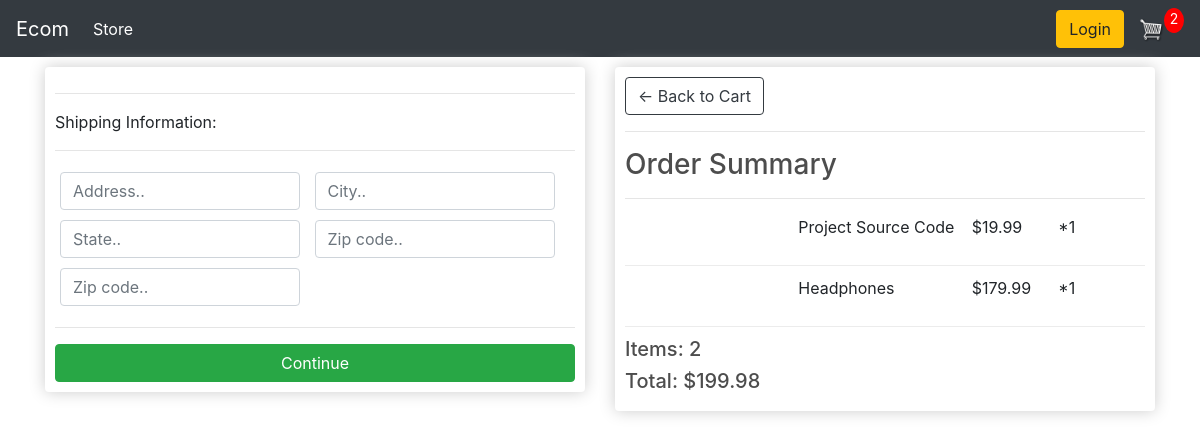
Screenshot of /checkout/ (signed in) with the database file from the repository.
### store/models.py (models this page shows, shortened)
class OrderItem(models.Model):
    product = models.ForeignKey(Product, on_delete=models.SET_NULL, null=True)
    order = models.ForeignKey(Order, on_delete=models.SET_NULL,null=True)
    quantity = models.IntegerField(default=0, null=True,blank=True)
    date_added = models.DateTimeField(auto_now_add=True)
    @property
    def get_total(self):
        total = self.product.price * self.quantity
        return total

class Product(models.Model):
    name = models.CharField(max_length=200, null=True)
    price = models.DecimalField(max_digits=7,decimal_places=2)
    digital = models.BooleanField(default=False, null=True,blank=False)
    image = CloudinaryField('image', default='image')
    @property
    def imageURL(self):
        try:
            url = self.image.url
        except:
            url = ''
        return url

class Order(models.Model):
    customer = models.ForeignKey(Customer, on_delete=models.SET_NULL,null=True, blank=True)
    date_ordered = models.DateTimeField(auto_now_add=True)
    complete = models.BooleanField(default=False,null=True,blank=False)
    transaction_id = models.CharField(max_length=100,null=True)
    @property
    def get_cart_total(self):
        orderitems = self.orderitem_set.all()
        total = sum([item.get_total for item in orderitems])
        return total
    @property
    def get_cart_items(self):
      orderitems = self.orderitem_set.all()
      total = sum([item.quantity for item in orderitems])
      return total
    @property
    def shipping(self):
        shipping = False
        orderitems = self.orderitem_set.all()
        for i in orderitems:
            if i.product.digital == False:
                shipping = True
        return shipping

### store/views.py (the view)
# urls.py: path('checkout/', views.checkout, name = "checkout"),
def checkout(request):
    data = cartData(request)
    cartItems = data['cartItems']
    order = data['order']
    items = data['items']
    context = {'items':items, 'order':order,'cartItems': cartItems,'shipping':False}
    return render(request,'store/checkout.html',context )

### store/utils.py (called while the page is built)
def cartData(request):
    if request.user.is_authenticated:
        customer = request.user.customer
        order, created = Order.objects.get_or_create(customer=customer,complete=False)
        items = order.orderitem_set.all()
        cartItems = order.get_cart_items
    else:
        cookieData = cookieCart(request)
        cartItems = cookieData['cartItems']
        order = cookieData['order']
        items = cookieData['items']
    return {'cartItems':cartItems ,'order':order, 'items':items}

### store/templates/store/checkout.html (shortened to what this page needs)
{% extends 'store/main.html'%}
{% load static %}
{% block content %}
    <div class="row">
        <div class="col-lg-6">
            <div class="box-element" id="form-wrapper">
                <form id="form">
                    <div id="shipping-info">
                        <hr>
						<p>Shipping Information:</p>
						<hr>
						<div class="form-field">
							<input class="form-control" type="text" name="address" placeholder="Address..">
						</div>
						<div class="form-field">
							<input class="form-control" type="text" name="city" placeholder="City..">
						</div>
						<div class="form-field">
							<input class="form-control" type="text" name="state" placeholder="State..">
						</div>
						<div class="form-field">
							<input class="form-control" type="text" name="zipcode" placeholder="Zip code..">
						</div>
						<div class="form-field">
							<input class="form-control" type="text" name="country" placeholder="Zip code..">
						</div>
                    </div>
                    <hr>
                    <input id="form-button" class="btn btn-success btn-block" type="submit" value="Continue">
                </form>
            </div>
            <br>
        </div>
        <div class="col-lg-6">
            <div class="box-element">
                <a  class="btn btn-outline-dark" href="{% url 'cart' %}">&#x2190; Back to Cart</a>
				<hr>
				<h3>Order Summary</h3>
				<hr>
				{% for item in items %}
				<div class="cart-row">
					<div style="flex:2"><img class="row-image" src="{{item.product.imageURL}}"></div>
					<div style="flex:2"><p>{{item.product.name}}</p></div>
					<div style="flex:1"><p>${{item.product.price}}</p></div>
					<div style="flex:1"><p>*{{item.quantity}}</p></div>
				</div>
				{% endfor %}
				<h5>Items: {{order.get_cart_items}}</h5>
				<h5>Total: ${{order.get_cart_total|floatformat:2}}</h5>
            </div>
        </div>
    </div>
{% endblock content %}

### static/css/main.css (style rules this page uses)
body { background-color: hsl(0, 0%, 98%); }
h1,h2,h3,h4,h5,h6 { color:hsl(0, 0%, 30%); }
.box-element { box-shadow:hsl(0, 0%, 80%) 0 0 16px; background-color: #fff; border-radius: 4px; padding: 10px; }
.col-lg-4, .col-lg-6, .col-lg-8, .col-lg-12 { margin-top: 10px; }
.btn { border-radius: 0; }
.form-field { width:250px; display: inline-block; padding: 5px; }
.cart-row { display: flex; align-items: flex-stretch; padding-bottom: 10px; margin-bottom: 10px; border-bottom: 1px solid #ececec; }

### rows the page displays
OrderItem: product.name "Project Source Code", product.price "19.99", quantity "1"
OrderItem: product.name "Headphones", product.price "179.99", quantity "1"
Order: get_cart_items "2", get_cart_total "199.98"

### other values shown
{{ cartItems }} "2"
